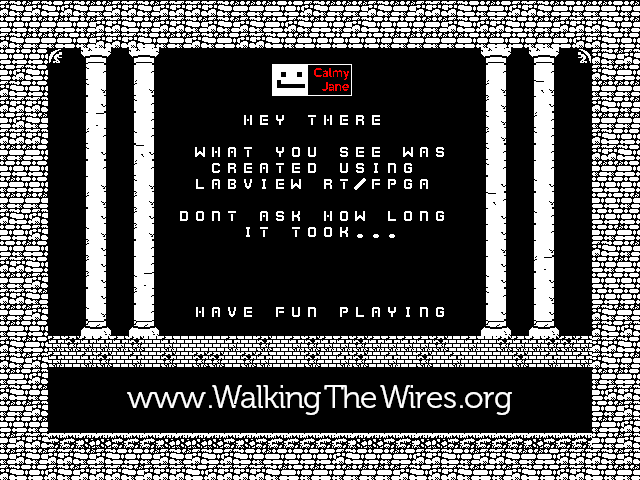

This game map was drawn from its Tiled (.tmx) file and the tilesets committed beside it. A one-line description and the full map source follow:
An orthogonal 40x30 tile map with 16x16 px tiles, 1 tile layer (Kachelebene 1).

<map version="1.2" tiledversion="1.3.3" orientation="orthogonal" renderorder="right-down" width="40" height="30" tilewidth="16" tileheight="16" infinite="0" nextlayerid="2" nextobjectid="1">
 <tileset firstgid="1" source="myPONG.tsx" />
 <layer id="1" name="Kachelebene 1" width="40" height="30">
  <data encoding="csv">
1011,1010,1011,1009,1011,1010,1010,1011,1011,1010,1011,1011,1011,1011,1010,1010,1010,1009,1009,1011,1010,1010,1010,1011,1010,1010,1011,1011,1011,1009,1010,1009,1011,1011,1010,1009,1010,1010,1009,1010,
1009,1009,1010,1010,1009,1010,1011,1011,1009,1010,1011,1011,1010,1011,1010,1011,1010,1009,1011,1010,1009,1010,1011,1009,1009,1009,1010,1010,1011,1009,1011,1011,1009,1010,1010,1011,1011,1011,1009,1010,
1011,1010,1010,1010,1009,1010,1011,1011,1011,1009,1010,1010,1011,1010,1009,1011,1011,1009,1010,1009,1009,1009,1009,1009,1010,1010,1010,1010,1010,1009,1010,1009,1009,1010,1010,1009,1011,1011,1009,1009,
1009,1009,1009,319,207,283,284,207,283,284,207,207,207,207,207,207,207,207,207,207,207,207,207,207,207,207,207,207,207,207,283,284,207,283,284,207,320,1011,1010,1011,
1009,1011,1009,207,207,411,348,207,347,348,207,207,207,207,207,207,207,677,678,679,680,681,207,207,207,207,207,207,207,207,347,348,207,347,348,207,207,1011,1010,1009,
1011,1009,1009,207,207,411,412,207,539,412,207,207,207,207,207,207,207,741,742,743,744,745,207,207,207,207,207,207,207,207,539,412,207,475,412,207,207,1010,1010,1010,
1011,1011,1011,207,207,347,540,207,411,348,207,207,207,207,207,207,207,207,207,207,207,207,207,207,207,207,207,207,207,207,539,412,207,347,540,207,207,1011,1009,1010,
1009,1011,1010,207,207,347,476,207,347,348,207,207,207,207,207,66,15,131,207,78,66,15,76,15,207,207,207,207,207,207,411,412,207,539,348,207,207,1010,1010,1010,
1011,1011,1011,207,207,539,348,207,411,348,207,207,207,207,207,207,207,207,207,207,207,207,207,207,207,207,207,207,207,207,539,412,207,411,348,207,207,1011,1009,1009,
1010,1010,1009,207,207,411,540,207,475,540,207,207,129,66,11,78,207,131,73,79,207,77,15,15,207,129,11,77,207,207,411,348,207,347,348,207,207,1011,1011,1009,
1009,1009,1009,207,207,347,348,207,539,348,207,207,207,13,76,15,11,78,15,14,207,79,77,67,72,65,207,207,207,207,411,348,207,347,348,207,207,1010,1010,1009,
1010,1009,1009,207,207,347,412,207,411,412,207,207,70,11,12,80,67,15,129,207,76,78,326,16,74,65,11,207,207,207,347,540,207,411,540,207,207,1009,1009,1009,
1010,1010,1010,207,207,539,412,207,539,412,207,207,207,207,207,207,207,207,207,207,207,207,207,207,207,207,207,207,207,207,475,348,207,347,412,207,207,1009,1009,1010,
1011,1009,1011,207,207,347,540,207,539,540,207,14,73,72,78,207,11,77,69,207,66,73,129,207,70,73,72,65,207,207,347,540,207,411,348,207,207,1009,1009,1009,
1009,1009,1011,207,207,411,412,207,539,412,207,207,207,207,207,67,78,207,78,73,73,69,325,325,325,207,207,207,207,207,347,540,207,347,348,207,207,1009,1010,1009,
1009,1010,1009,207,207,539,540,207,347,348,207,207,207,207,207,207,207,207,207,207,207,207,207,207,207,207,207,207,207,207,347,412,207,347,412,207,207,1011,1009,1010,
1011,1011,1009,207,207,539,540,207,347,348,207,207,207,207,207,207,207,207,207,207,207,207,207,207,207,207,207,207,207,207,347,540,207,539,476,207,207,1009,1010,1009,
1010,1010,1011,207,207,539,540,207,411,476,207,207,207,207,207,207,207,207,207,207,207,207,207,207,207,207,207,207,207,207,411,540,207,347,540,207,207,1009,1009,1009,
1011,1011,1010,207,207,347,540,207,539,348,207,207,207,207,207,207,207,207,207,207,207,207,207,207,207,207,207,207,207,207,411,348,207,347,412,207,207,1009,1009,1009,
1010,1010,1011,207,207,411,412,207,347,348,207,207,66,11,80,15,207,16,79,72,207,74,70,11,131,67,72,65,207,207,347,540,207,347,540,207,207,1011,1010,1010,
1010,1009,1009,207,207,603,604,207,603,604,207,207,207,207,207,207,207,207,207,207,207,207,207,207,207,207,207,207,207,207,603,604,207,603,604,207,207,1011,1009,1011,
1011,1010,1009,220,219,220,220,220,219,156,220,156,156,156,220,156,219,156,220,219,220,220,219,220,220,220,220,219,156,220,156,219,220,220,219,219,220,1011,1011,1009,
1011,1010,1011,220,156,220,219,156,220,156,219,156,219,219,156,219,220,156,156,219,156,220,219,156,220,156,219,156,220,156,156,156,219,156,220,156,220,1011,1009,1010,
1010,1009,1011,207,207,207,207,207,207,207,207,207,207,207,207,207,207,207,207,207,207,207,207,207,207,207,207,207,207,207,207,207,207,207,207,207,207,1010,1010,1009,
1011,1009,1010,207,207,207,207,39,40,41,42,43,44,45,46,47,48,49,50,51,52,53,54,55,56,57,58,59,60,61,62,63,64,207,207,207,207,1009,1011,1011,
1010,1010,1011,207,207,207,207,103,104,105,106,107,108,109,110,111,112,113,114,115,116,117,118,119,120,121,122,123,124,125,126,127,128,207,207,207,207,1009,1010,1011,
1009,1009,1010,207,207,207,207,207,207,207,207,207,207,207,207,207,207,207,207,207,207,207,207,207,207,207,207,207,207,207,207,207,207,207,207,207,207,1010,1009,1011,
1010,1011,1011,946,946,947,947,946,946,946,947,947,947,947,946,947,946,946,946,946,946,946,947,947,946,946,947,947,946,946,946,946,946,947,946,946,946,1009,1010,1011,
1010,1011,1010,1011,1011,1010,1011,1009,1009,1010,1011,1010,1011,1009,1011,1009,1010,1009,1009,1009,1009,1011,1009,1009,1010,1009,1011,1011,1009,1010,1011,1011,1010,1010,1009,1011,1011,1011,1010,1011,
1011,1009,1009,1011,1010,1011,1011,1011,1010,1011,1011,1011,1009,1011,1011,1011,1011,1010,1009,1010,1009,1010,1010,1010,1010,1011,1009,1011,1011,1010,1009,1010,1011,1009,1009,1011,1011,1009,1010,1010
</data>
 </layer>
</map>
